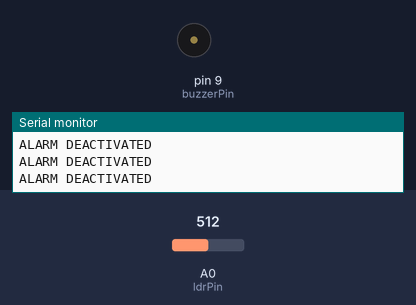
Bench run of a sketch on a simulated Arduino Uno, built with avr-gcc and run on an emulated ATmega328P. Shown: buzzer (waves = sounding), the last lines printed to the serial monitor. The test bench sets the inputs (shaded band); at power-on: A0 (ldrPin) = 512.

Above: at 1.2 s.
1.3 s: A0 (ldrPin) set to 407
4.3 s: A0 (ldrPin) set to 383
At 4.56 s:
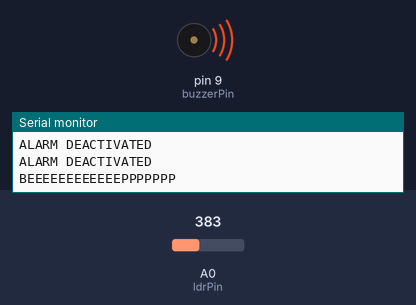
7.3 s: A0 (ldrPin) set to 410
At 7.3 s:
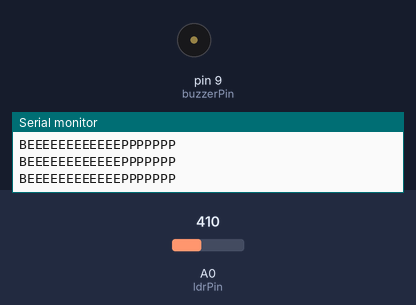
10.3 s: A0 (ldrPin) set to 390
At 10.45 s:
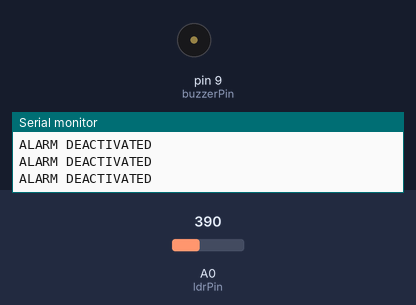
13.3 s: A0 (ldrPin) set to 511
16.3 s: A0 (ldrPin) set to 306
At 16.45 s:
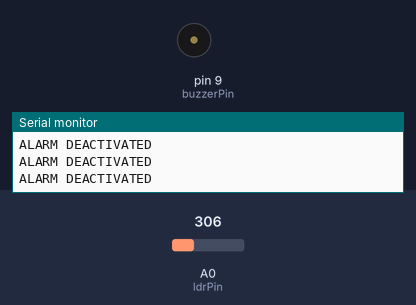
Timing chart, 0 to 20.3 s (numbered marks = the images above; inputs shaded):
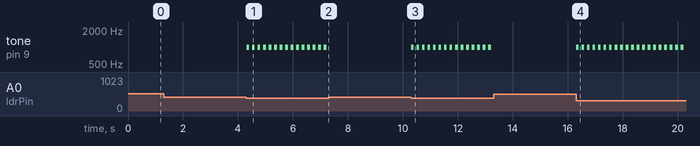

The sketch:

Assignment_3.ino
```cpp
//Authors: Abdullah_Zammeer_200940, Aizaz_Ul_Haq_200931, Daniyal_Shahzad_190775, Muhammad_Sheryar_200959


const int buzzerPin = 9;

const int ldrPin = A0;

void setup () {

Serial.begin(9600);


pinMode(buzzerPin, OUTPUT);

pinMode(ldrPin, INPUT);

}

void loop() {

int ldrStatus = analogRead(ldrPin);

if (ldrStatus <= 400) {

tone(buzzerPin, 1000, 10000);

delay(100);

noTone(buzzerPin);


delay(100);

Serial.println("BEEEEEEEEEEEEPPPPPPP");

}

else {

noTone(buzzerPin);

Serial.println("ALARM DEACTIVATED");

}

}
```

Measured:
- the behaviour switches between 401 and 400 on A0 (ldrPin) (found by bisection; images 0 and 1)
- after the input at 4.3 s, tone on pin 9 (buzzerPin): alternates 1000 Hz for 0.10 s and silent for 0.10 s, starting at once
- after the input at 7.3 s, tone on pin 9 (buzzerPin): stops changing and stays silent
- after the input at 10.3 s, tone on pin 9 (buzzerPin): alternates 1000 Hz for 0.10 s and silent for 0.10 s, starting at once
- after the input at 13.3 s, tone on pin 9 (buzzerPin): stops changing and stays silent
- after the input at 16.3 s, tone on pin 9 (buzzerPin): alternates 1000 Hz for 0.10 s and silent for 0.10 s, starting at once
